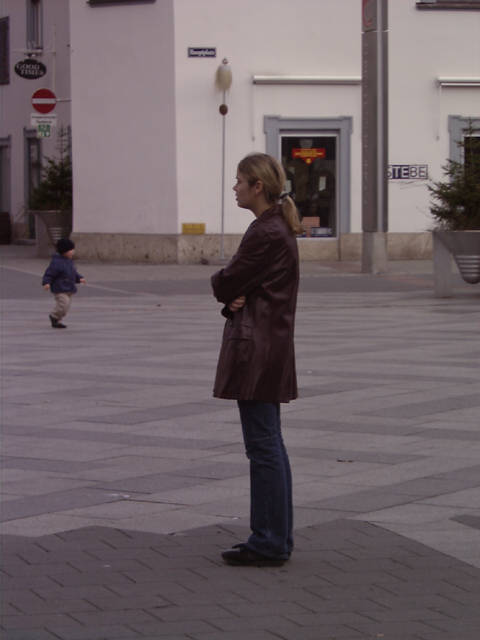
#> input picture images/person_010.bmp, 480 x 640 px; its folder holds only this picture in this run
$ python -i gui.py   (imports and definitions only)
#> lines starting #> are read from the running program, lines starting #| are printed output that depends on the picture
# Usage
# python3 gui.py

# import the necessary packages
from __future__ import print_function
import argparse
import imutils
import numpy as np
import tkinter.filedialog as fd
import cv2
from tkinter import *
from PIL import Image
from PIL import ImageTk
from imutils.object_detection import non_max_suppression
from imutils import paths

# original image panel
panelA = None
# error-prone image panel
panelB = None
# final image panel
panelC = None

def select_image():

	# grab a reference to the image panels
	global panelA, panelB, panelC

	# open a file chooser dialog and allow the user
	# to select an input image
	path = fd.askopenfilename()
#> the answer given: images/person_010.bmp

	# check if the path is valid
	if len(path) > 0:

		# initialize the HOG descriptor/person detector
		hog = cv2.HOGDescriptor()
		hog.setSVMDetector(cv2.HOGDescriptor_getDefaultPeopleDetector())

		# load the image and resize it to fit the panel
		image = cv2.imread(path)
#> image is the input picture: shape (640, 480, 3); mean B, G, R 103.7, 99.5, 111.5
		image = imutils.resize(image, width=min(400, image.shape[1]))
#> image: shape (533, 400, 3)
		# create copies of the original to process
		original = image.copy()
		initial = image.copy()

		# detect people in the image
		(rects, weights) = hog.detectMultiScale(image, winStride=(4, 4), padding=(8, 8), scale=1.05)
#> rects = [[18, 168, 66, 133], [138, 149, 162, 323]]; weights = [0.528, 2.72]

		# Draw the initial bounding boxes
		for(x, y, w, h) in rects:
			cv2.rectangle(initial, (x, y), (x + w, y + h), (0, 0, 255), 2)
#> this loop made 2 passes
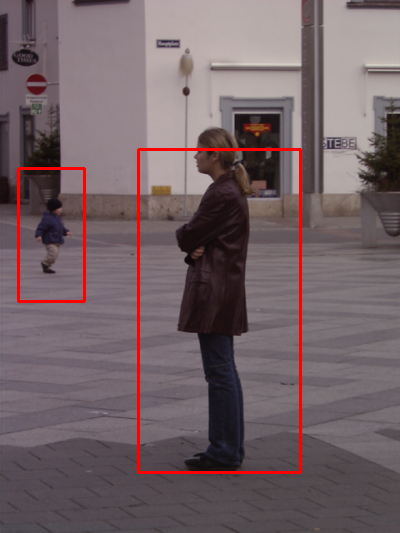
#> initial: shape (533, 400, 3); mean B, G, R 101.8, 97.6, 114.3

		# Apply non-maxima-suppression to tthe bounding boxes using a fairly large
		# overlap threshold to try to maintain overlaping boxes that are still people
		rects = np.array([[x, y, x + w, y + h] for(x, y, w, h) in rects])
#> rects = [[18, 168, 84, 301], [138, 149, 300, 472]]
		pick = non_max_suppression(rects, probs=None, overlapThresh=0.65)
#> pick = [[138, 149, 300, 472], [18, 168, 84, 301]]

		# Draw the final bounding boxes
		for(xA, yA, xB, yB) in pick:
			cv2.rectangle(image, (xA, yA), (xB, yB), (0, 255, 0), 2)
#> this loop made 2 passes
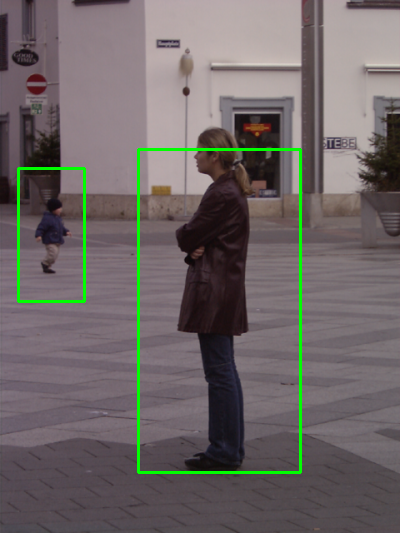
#> image: shape (533, 400, 3); mean B, G, R 101.8, 102.5, 109.4

		# Show information on the number of bounding boxes
		filename = path[path.rfind("/") + 1:]
		print("[INFO] {}: {} initial boxes, {} after suppression".format(filename, len(rects), len(pick)))
#| [INFO] person_010.bmp: 2 initial boxes, 2 after suppression

		# change the color model of the images from BGR 2 RGB to allow further processing
		original = cv2.cvtColor(original, cv2.COLOR_BGR2RGB)
		initial = cv2.cvtColor(initial, cv2.COLOR_BGR2RGB)
		image = cv2.cvtColor(image, cv2.COLOR_BGR2RGB)

		# loads the image to memory
		original = Image.fromarray(original)
		initial = Image.fromarray(initial)
		image = Image.fromarray(image)

		original = ImageTk.PhotoImage(original)
		initial = ImageTk.PhotoImage(initial)
		image = ImageTk.PhotoImage(image)

	if panelA is None or panelB is None or panelC is None:

		# place the panels on the main gui frame
		panelA = Label(image=original)
		panelA.image = original
		panelA.pack(side="left", padx=10, pady=10)

		panelB = Label(image=initial)
		panelB.image = initial
		panelB.pack(side="left", padx=10, pady=10)

		panelC = Label(image=image)
		panelC.image = image
		panelC.pack(side="right", padx=10, pady=10)
	else:
		# place the final images on the panels
		panelA.configure(image=original)
		panelB.configure(image=initial)
		panelC.configure(image=image)

		panelA.image = original
		panelB.image = initial
		panelC.image = image

def main():

	# [13 lines of commented-out code are left out]
	root = Tk()

	# button allowing selection of the image
	btn = Button(root, text="Select an image", command=select_image)
	# add the button to the main frame
	btn.pack(side="bottom", fill="both", expand="yes", padx=10, pady=10)

	# run the main gui loop
	root.mainloop()

# [2 lines not run here, left out]

>>> result = select_image()

$ run again, on images/person_014.bmp
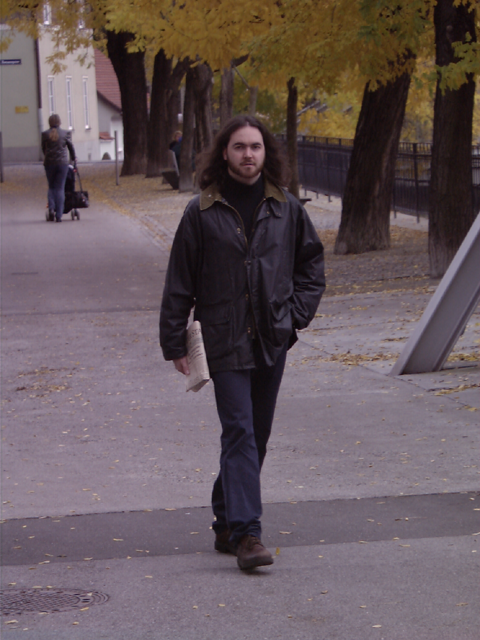
#> input picture images/person_014.bmp, 480 x 640 px
#> in select_image, image is the input picture: shape (640, 480, 3); mean B, G, R 91.9, 87.8, 102.2
#> in select_image, `(rects, weights) = hog.detectMultiScale(image, winStride=(4, 4), paddi..`: rects = [[7, 39, 88, 177], [100, 113, 194, 388]]; weights = [3.59, 2.78]
#> the loop in select_image, `for(x, y, w, h) in rects:` made 2 passes
#> after the loop in select_image, `for(x, y, w, h) in rects:`:
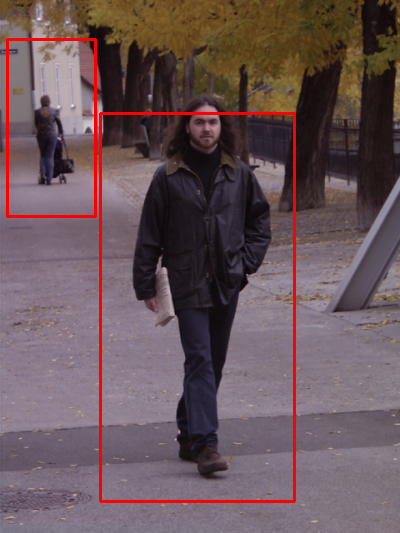
#> initial: shape (533, 400, 3); mean B, G, R 89.3, 85.4, 105.5
#> in select_image, `rects = np.array([[x, y, x + w, y + h] for(x, y, w, h) in rects])`: rects = [[7, 39, 95, 216], [100, 113, 294, 501]]
#> pick = [[100, 113, 294, 501], [7, 39, 95, 216]]
#> the loop in select_image, `for(xA, yA, xB, yB) in pick:` made 2 passes
#> after the loop in select_image, `for(xA, yA, xB, yB) in pick:`:
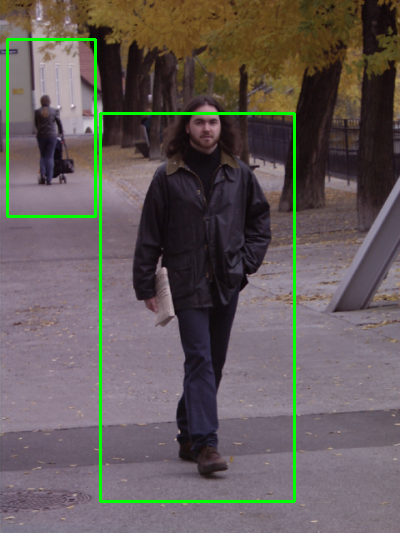
#> image: shape (533, 400, 3); mean B, G, R 89.3, 91.4, 99.4
#| [INFO] person_014.bmp: 2 initial boxes, 2 after suppression

$ run again, on images/person_029.bmp
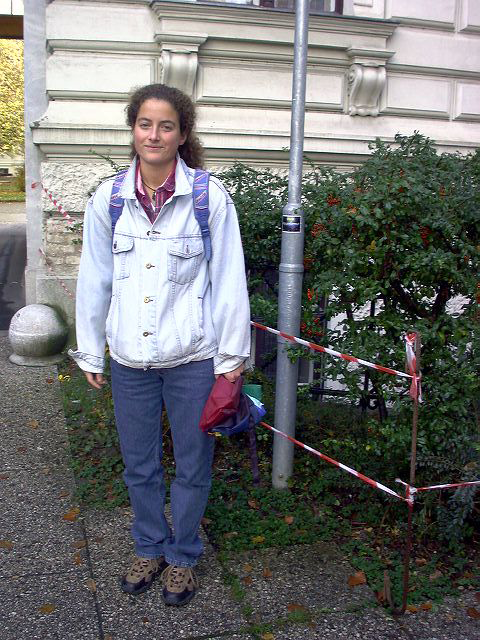
#> input picture images/person_029.bmp, 480 x 640 px
#> in select_image, image is the input picture: shape (640, 480, 3); mean B, G, R 112.2, 112.4, 111.1
#> in select_image, `(rects, weights) = hog.detectMultiScale(image, winStride=(4, 4), paddi..`: rects = [[80, 21, 106, 212], [98, 122, 102, 205], [133, 113, 110, 221], [0, 37, 259, 496]]; weights = [0.478, 0.277, 0.304, 0.297]
#> the loop in select_image, `for(x, y, w, h) in rects:` made 4 passes
#> after the loop in select_image, `for(x, y, w, h) in rects:`:
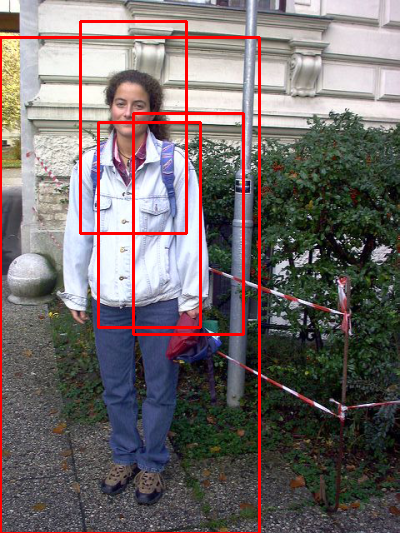
#> initial: shape (533, 400, 3); mean B, G, R 105.9, 106.3, 115.9
#> in select_image, `rects = np.array([[x, y, x + w, y + h] for(x, y, w, h) in rects])`: rects = [[80, 21, 186, 233], [98, 122, 200, 327], [133, 113, 243, 334], [0, 37, 259, 533]]
#> pick = [[0, 37, 259, 533]]
#> the loop in select_image, `for(xA, yA, xB, yB) in pick:` made 1 pass
#> after the loop in select_image, `for(xA, yA, xB, yB) in pick:`:
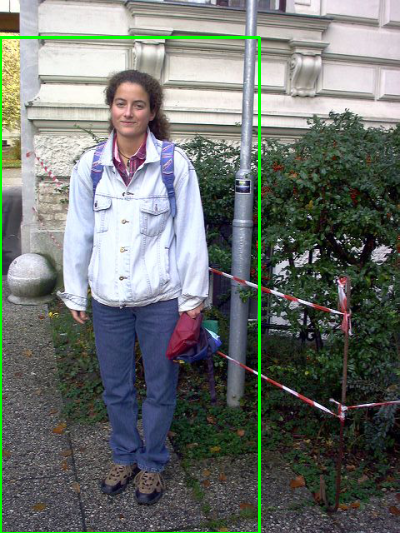
#> image: shape (533, 400, 3); mean B, G, R 110.5, 114.8, 109.3
#| [INFO] person_029.bmp: 4 initial boxes, 1 after suppression

$ run again, on images/person_032.bmp
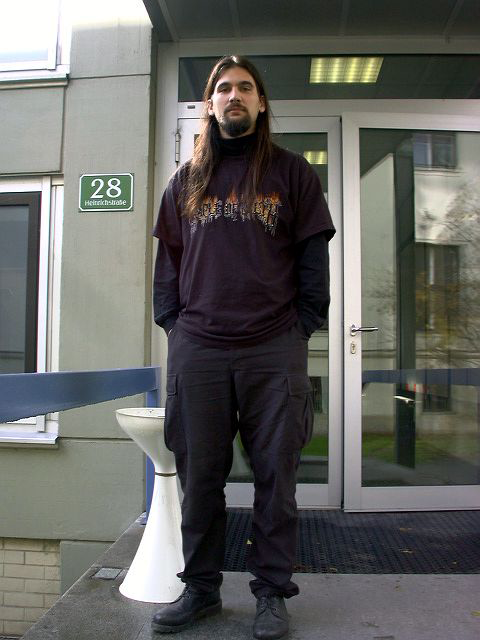
#> input picture images/person_032.bmp, 480 x 640 px
#> in select_image, image is the input picture: shape (640, 480, 3); mean B, G, R 97.5, 100.8, 100.6
#> in select_image, `(rects, weights) = hog.detectMultiScale(image, winStride=(4, 4), paddi..`: rects = [[187, 288, 89, 178], [147, 13, 100, 201], [64, 31, 258, 502]]; weights = [0.67, 0.929, 0.392]
#> the loop in select_image, `for(x, y, w, h) in rects:` made 3 passes
#> after the loop in select_image, `for(x, y, w, h) in rects:`:
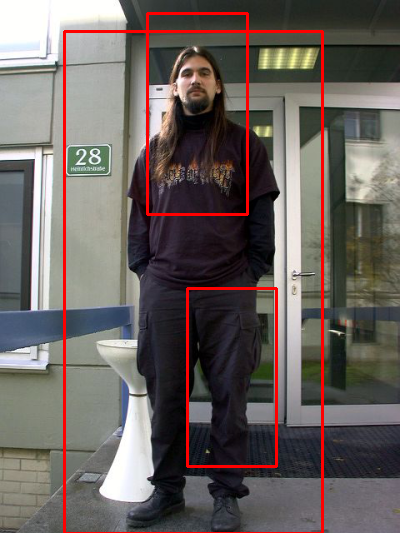
#> initial: shape (533, 400, 3); mean B, G, R 94.4, 97.6, 106.3
#> in select_image, `rects = np.array([[x, y, x + w, y + h] for(x, y, w, h) in rects])`: rects = [[187, 288, 276, 466], [147, 13, 247, 214], [64, 31, 322, 533]]
#> pick = [[64, 31, 322, 533]]
#> the loop in select_image, `for(xA, yA, xB, yB) in pick:` made 1 pass
#> after the loop in select_image, `for(xA, yA, xB, yB) in pick:`:
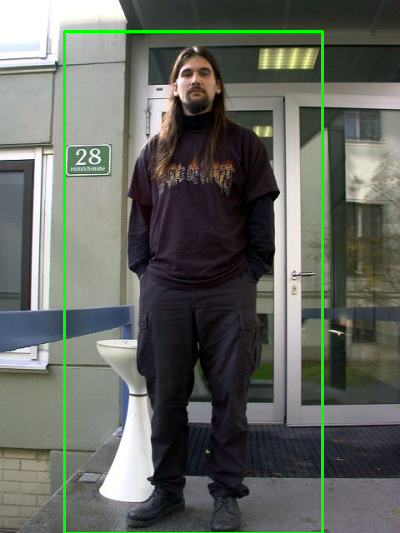
#> image: shape (533, 400, 3); mean B, G, R 95.4, 103.4, 98.4
#| [INFO] person_032.bmp: 3 initial boxes, 1 after suppression

$ run again, on images/person_011.bmp
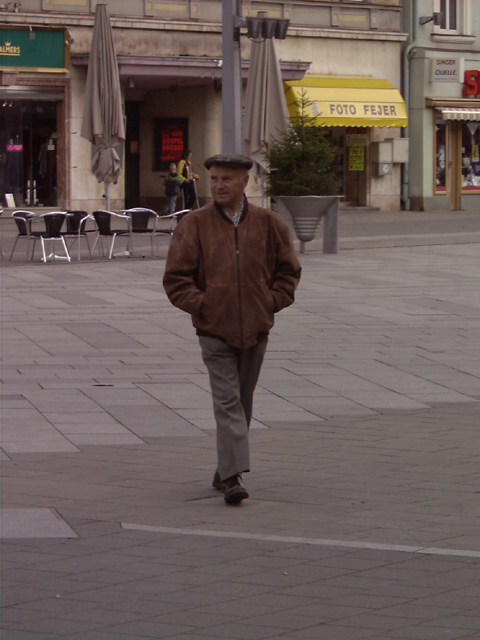
#> input picture images/person_011.bmp, 480 x 640 px
#> in select_image, image is the input picture: shape (640, 480, 3); mean B, G, R 89.8, 93.3, 107
#> in select_image, `(rects, weights) = hog.detectMultiScale(image, winStride=(4, 4), paddi..`: rects = [[112, 113, 170, 339]]; weights = [3.77]
#> the loop in select_image, `for(x, y, w, h) in rects:` made 1 pass
#> after the loop in select_image, `for(x, y, w, h) in rects:`:
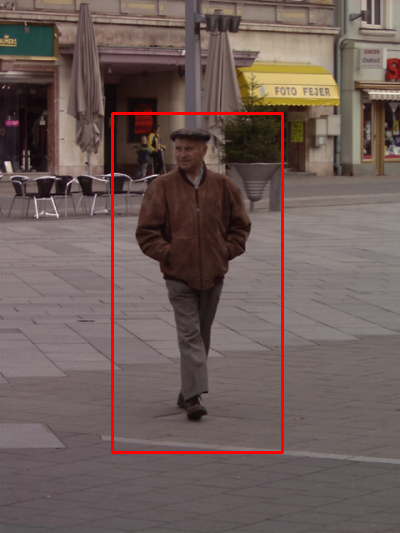
#> initial: shape (533, 400, 3); mean B, G, R 88.6, 92.1, 109.3
#> in select_image, `rects = np.array([[x, y, x + w, y + h] for(x, y, w, h) in rects])`: rects = [[112, 113, 282, 452]]
#> the loop in select_image, `for(xA, yA, xB, yB) in pick:` made 1 pass
#> after the loop in select_image, `for(xA, yA, xB, yB) in pick:`:
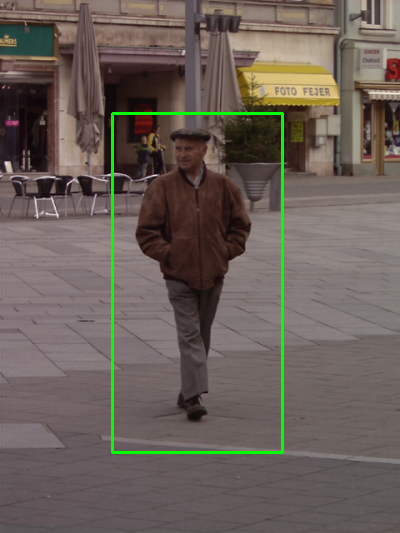
#> image: shape (533, 400, 3); mean B, G, R 88.6, 95.7, 105.6
#| [INFO] person_011.bmp: 1 initial boxes, 1 after suppression
